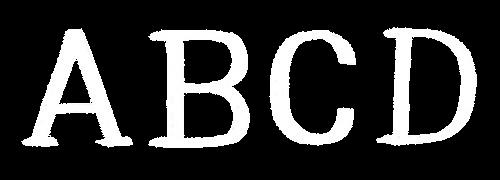
#> input picture python/jobsheet9/img/abcd.png, 500 x 180 px, found by its file name
$ python 9.11titikMasa.py
#> lines starting #> are read from the running program, lines starting #| are printed output that depends on the picture; after the words box and inside, x2 and y2 are one past the last pixel; in counts of white or black regions, pixels touching at a corner belong together
import cv2

path_gambar = r"python\jobsheet9\img\abcd.png"
citra = cv2.imread(path_gambar, 0)
#> citra is the input picture: shape (180, 500); min 0, max 255, mean 51.4

citraBerwarna = cv2.merge((citra, citra, citra))

kontur, hierarki = cv2.findContours(citra, cv2.RETR_EXTERNAL, cv2.CHAIN_APPROX_NONE)
#> kontur = 4 contours; box (x1, y1, x2, y2) and area: (148, 29, 250, 148) 9136, (376, 27, 477, 146) 8432, (21, 28, 133, 148) 5074, (269, 30, 356, 146) 3526

for k in kontur:
    mom = cv2.moments(k)
    if mom["m00"] != 0:
        x = int(mom["m10"] / mom["m00"])
        y = int(mom["m01"] / mom["m00"])
        cv2.circle(citraBerwarna, (x, y), 3, (255, 255, 0), -1)
#> this loop made 4 passes
#> (x, y) on passes 1 to 4: (306, 89), (203, 88), (75, 93), (429, 86)
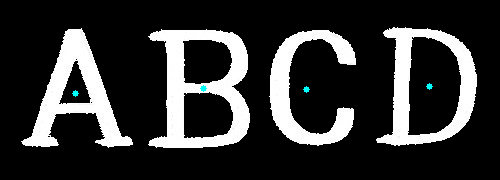
#> citraBerwarna: shape (180, 500, 3); 0.13% of pixels changed, all inside (x1, y1, x2, y2) = (72, 83, 433, 97); drawn as B, G, R

cv2.imshow("Hasil", citraBerwarna)
cv2.waitKey(0)
cv2.destroyAllWindows()

$ run again, with python/jobsheet9/img/abc.png copied over python/jobsheet9/img/abcd.png
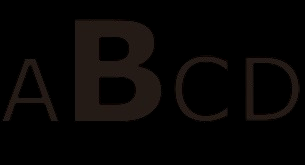
#> input picture python/jobsheet9/img/abc.png, 305 x 165 px, found by its file name
#> kontur = 11 contours, 7 with area under 20; largest, box (x1, y1, x2, y2) and area: (75, 19, 162, 122) 7582, (246, 58, 300, 121) 2782, (3, 59, 58, 121) 1278, (175, 57, 228, 121) 674
#> the loop `for k in kontur:` made 11 passes
#> (x, y) on passes 7, 8, 10, 11: (29, 89), (269, 88), (195, 88), (113, 70)
#> after the loop `for k in kontur:`:
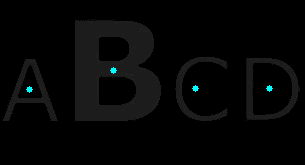
#> citraBerwarna: shape (165, 305, 3); mean of channels 0, 1, 2 5.6, 5.6, 5; drawn as B, G, R

$ run again, with python/jobsheet9/img/guppyBiru.png copied over python/jobsheet9/img/abcd.png
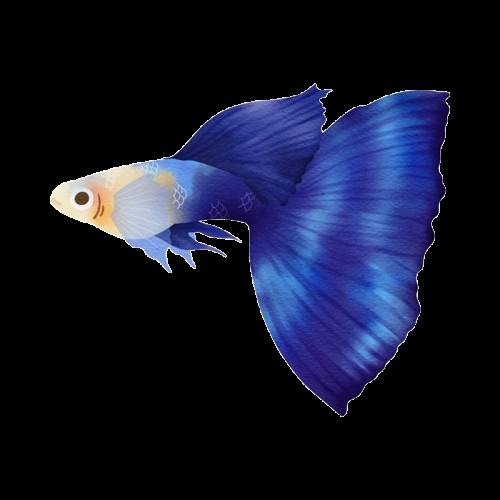
#> input picture python/jobsheet9/img/guppyBiru.png, 500 x 500 px, found by its file name
#> `citra = cv2.imread(path_gambar, 0)`:
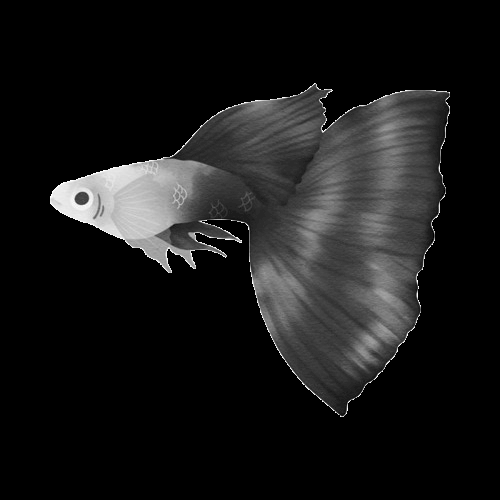
#> citra: shape (500, 500); min 0, max 255, mean 24.8
#> kontur = 1 contour; box (x1, y1, x2, y2) and area: (50, 83, 450, 417) 65862
#> the loop `for k in kontur:` made 1 pass
#> (x, y) on pass 1: (298, 219)

$ run again, with python/jobsheet9/img/guppyKuning.png copied over python/jobsheet9/img/abcd.png
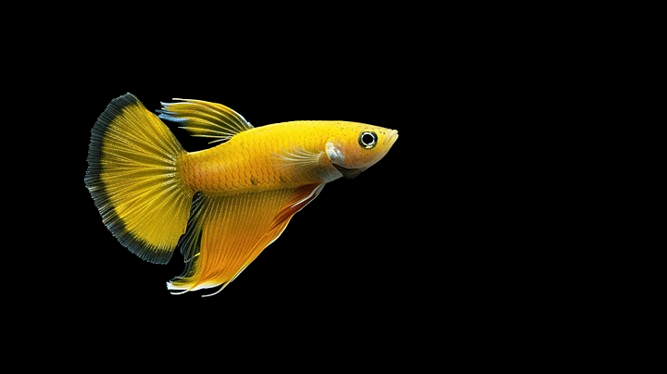
#> input picture python/jobsheet9/img/guppyKuning.png, 667 x 374 px, found by its file name
#> `citra = cv2.imread(path_gambar, 0)`:
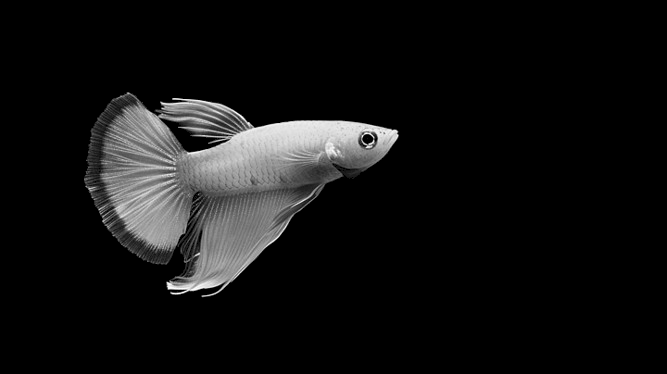
#> citra: shape (374, 667); min 0, max 255, mean 18.3
#> kontur = 1 contour; box (x1, y1, x2, y2) and area: (84, 92, 399, 298) 36358
#> the loop `for k in kontur:` made 1 pass
#> (x, y) on pass 1: (213, 180)
